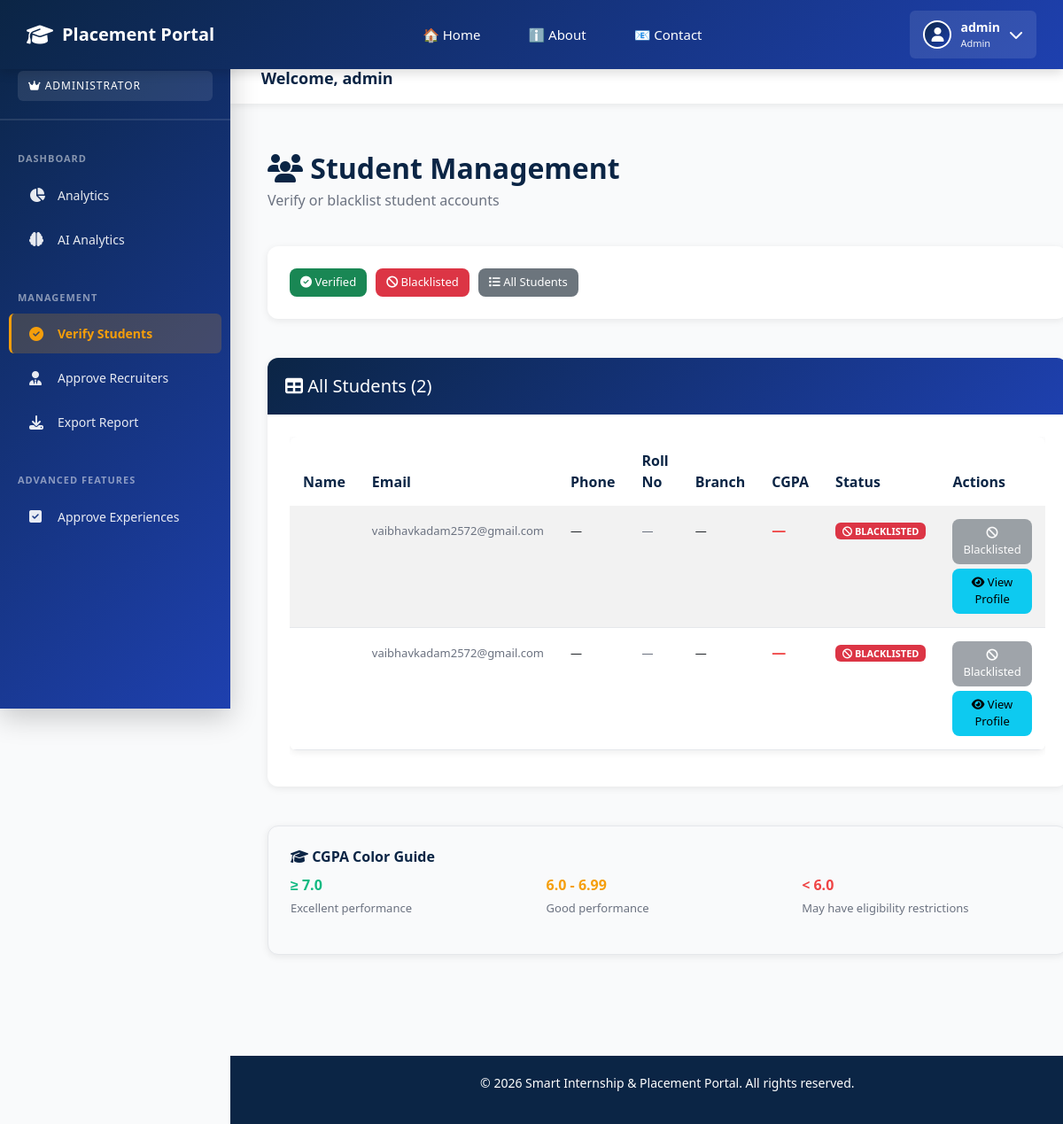
Page /tpo/students/?blacklisted=true (signed in) on the earlier database version.
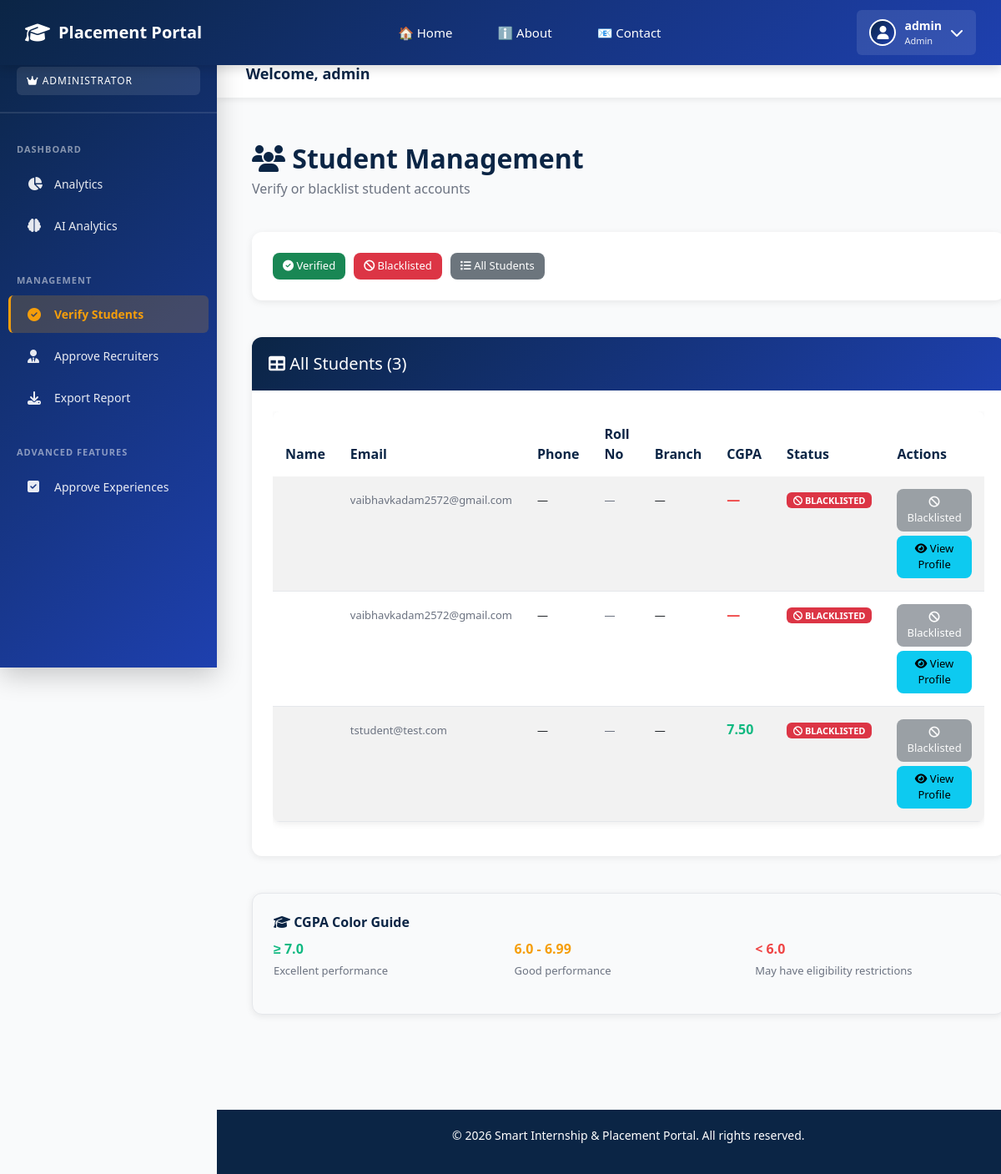
Same page on the later database version.
### accounts/models.py (models this page shows, shortened)
class StudentProfile(models.Model):
    user = models.OneToOneField(CustomUser, on_delete=models.CASCADE, related_name='student_profile')
    roll_no = models.CharField(max_length=30, unique=True, null=True, blank=True)
    branch = models.CharField(max_length=100, blank=True)
    tenth_percent = models.DecimalField(max_digits=5, decimal_places=2, null=True, blank=True)
    twelfth_percent = models.DecimalField(max_digits=5, decimal_places=2, null=True, blank=True)
    cgpa = models.DecimalField(max_digits=4, decimal_places=2, null=True, blank=True)
    active_backlogs = models.IntegerField(default=0)
    skills = models.TextField(blank=True, help_text="Comma separated skills")
    resume = models.FileField(upload_to='resumes/', null=True, blank=True)
    profile_photo = models.ImageField(upload_to='profile_photos/', null=True, blank=True, help_text="Your profile photo")
    portfolio_url = models.URLField(blank=True, help_text="Portfolio or LinkedIn URL")
    cover_letter_template = models.TextField(blank=True)
    is_verified = models.BooleanField(default=False)
    is_blacklisted = models.BooleanField(default=False, help_text="Blacklisted by TPO - cannot apply")
    blacklist_reason = models.TextField(blank=True)
    verified_by = models.ForeignKey(CustomUser, null=True, blank=True, on_delete=models.SET_NULL,
                                    related_name='verified_students', limit_choices_to={'role_type': 'TPO'})
    verified_at = models.DateTimeField(null=True, blank=True)
    email_verified = models.BooleanField(default=False)
    phone_verified = models.BooleanField(default=False)
    phone_number = models.CharField(max_length=20, blank=True)
    created_at = models.DateTimeField(null=True, blank=True)
    updated_at = models.DateTimeField(auto_now=True)
    credit_score = models.IntegerField(
        default=100,
        help_text="Placement Credit Score: 0-100. Starts at 100. Decreases with penalties."
    )
    is_blocked = models.BooleanField(
        default=False,
        help_text="Blocked from applying due to low PCS (< 50)"
    )
    blocked_until = models.DateTimeField(
        null=True,
        blank=True,
        help_text="Cooling period end date (15 days)"
    )
    block_reason = models.CharField(
        max_length=500,
        blank=True,
        help_text="Reason for blocking (shows to student)"
    )
    pcs_history = models.TextField(
        blank=True,
        help_text="JSON history of all PCS changes"
    )
    PCS_THRESHOLDS = {
        'CRITICAL': 50,      # Block if below this
        'WARNING': 70,       # Show warning
        'GOOD': 85,          # Good standing
        'EXCELLENT': 95      # Excellent
    }
    PCS_PENALTIES = {
        'missed_interview': 20,
        'rejected_offer': 50,
        'ghosted_interview': 15,
        'rejected_after_accepted': 40
    }
    COOLING_PERIOD_DAYS = 15

class CustomUser(AbstractUser):
    STUDENT = 'STUDENT'
    RECRUITER = 'RECRUITER'
    TPO = 'TPO'
    ROLE_CHOICES = [
        (STUDENT, 'Student'),
        (RECRUITER, 'Recruiter'),
        (TPO, 'TPO'),
    ]
    role_type = models.CharField(max_length=20, choices=ROLE_CHOICES, default=STUDENT)
    @property
    def is_student(self):
        return self.role_type == self.STUDENT
    @property
    def is_recruiter(self):
        return self.role_type == self.RECRUITER
    @property
    def is_tpo(self):
        return self.role_type == self.TPO or self.is_superuser

### accounts/views.py (the view)
# urls.py: path('tpo/students/', views.student_list, name='tpo_student_list'),
@tpo_only
def student_list(request):
    students = StudentProfile.objects.select_related('user').all()
    verified_filter = request.GET.get('verified')
    blacklisted_filter = request.GET.get('blacklisted')
    if verified_filter is not None:
        students = students.filter(is_verified=verified_filter.lower() == 'true')
        if verified_filter.lower() == 'true':
            students = students.filter(is_blacklisted=False)
    if blacklisted_filter is not None:
        students = students.filter(is_blacklisted=blacklisted_filter.lower() == 'true')
    students = students.order_by('-is_verified', 'user__first_name', 'user__last_name')
    context = {'students': students}
    return render(request, 'accounts/tpo_student_list.html', context)

### templates/accounts/tpo_student_list.html (shortened to what the changed rows need)
{% extends 'base.html' %}
{% load static %}
{% block content %}
<div class="container-fluid py-4">
    <div class="row mb-4">
        <div class="col-12">
            <h2 style="font-weight: 700; color: #0b2545; margin: 0;">
                <i class="fas fa-users"></i> Student Management
            </h2>
        </div>
    </div>
    <div class="row">
        <div class="col-12">
            <div class="card">
                <div class="card-header">
                    <h5 style="margin: 0;">
                        <i class="fas fa-table"></i> All Students ({{ students.count }})
                    </h5>
                </div>
                <div class="card-body">
                    {% if students %}
                        <div class="table-responsive">
                            <table class="table table-hover table-striped">
                                <thead style="background-color: #f3f4f6;">
                                    <tr>
                                        <th>Name</th>
                                        <th>Email</th>
                                        <th>Phone</th>
                                        <th>Roll No</th>
                                        <th>Branch</th>
                                        <th>CGPA</th>
                                        <th>Status</th>
                                        <th>Actions</th>
                                    </tr>
                                </thead>
                                <tbody>
                                    {% for student in students %}
                                        <tr>
                                            <td>
                                            </td>
                                            <td>
                                                <span style="font-size: 13px; color: #6b7280;">{{ student.user.email }}</span>
                                            </td>
                                            <td>
                                                <span style="font-size: 13px;">{{ student.phone_number|default:"—" }}</span>
                                            </td>
                                            <td>
                                                <span style="font-size: 13px; color: #6b7280;">{{ student.roll_number|default:"—" }}</span>
                                            </td>
                                            <td>
                                                <span style="font-size: 13px;">{{ student.branch|default:"—" }}</span>
                                            </td>
                                            <td>
                                                <strong style="color: {% if student.cgpa >= 7 %}#10b981{% elif student.cgpa >= 6 %}#f59e0b{% else %}#ef4444{% endif %};">
                                                    {{ student.cgpa|default:"—" }}
                                                </strong>
                                            </td>
                                            <td>
                                                {% if student.is_blacklisted %}
                                                    <span class="badge bg-danger" style="font-size: 11px;">
                                                        <i class="fas fa-ban"></i> BLACKLISTED
                                                    </span>
                                                {% elif student.is_verified %}
                                                    <span class="badge bg-success" style="font-size: 11px;">
                                                        <i class="fas fa-check-circle"></i> VERIFIED
                                                    </span>
                                                {% else %}
                                                    <span class="badge bg-warning" style="font-size: 11px; color: white;">
                                                        <i class="fas fa-hourglass-half"></i> PENDING
                                                    </span>
                                                {% endif %}
                                            </td>
                                            <td>
                                                <div style="display: flex; gap: 5px; flex-wrap: wrap;">
                                                    {% if not student.is_blacklisted %}
                                                        <form method="POST" action="{% url 'blacklist_student' student.user.id %}"
                                                              style="display: inline;"
                                                              onsubmit="return confirm('Blacklist {{ student.user.first_name }}?');">
                                                            {% csrf_token %}
                                                            <input type="hidden" name="reason" value="Blacklisted by TPO">
                                                            <button type="submit" class="btn btn-sm btn-danger" title="Blacklist">
                                                                <i class="fas fa-ban"></i> Blacklist
                                                            </button>
                                                        </form>
                                                    {% else %}
                                                        <button class="btn btn-sm btn-secondary" disabled>
                                                            <i class="fas fa-ban"></i> Blacklisted
                                                        </button>
                                                    {% endif %}
                                                    <a href="{% url 'tpo_view_student_profile' student.user.id %}"
                                                       class="btn btn-sm btn-info" title="View Profile">
                                                        <i class="fas fa-eye"></i> View Profile
                                                    </a>
                                                </div>
                                            </td>
                                        </tr>
                                    {% endfor %}
                                </tbody>
                            </table>
                        </div>
                    {% else %}
                        <div style="text-align: center; padding: 40px; color: #6b7280;">
                            <i class="fas fa-inbox" style="font-size: 48px; color: #d1d5db; margin-bottom: 15px;"></i>
                            <p style="font-size: 16px; margin: 0;">No students found</p>
                        </div>
                    {% endif %}
                </div>
            </div>
        </div>
    </div>
</div>
{% endblock %}

Differences in the rows shown:
added StudentProfile: user.email "tstudent@test.com", phone_number "—", roll_number "—", branch "—", cgpa "7.50", is_blacklisted True (drawn)
Other differences:
{{ students.count }}: "2" → "3"
